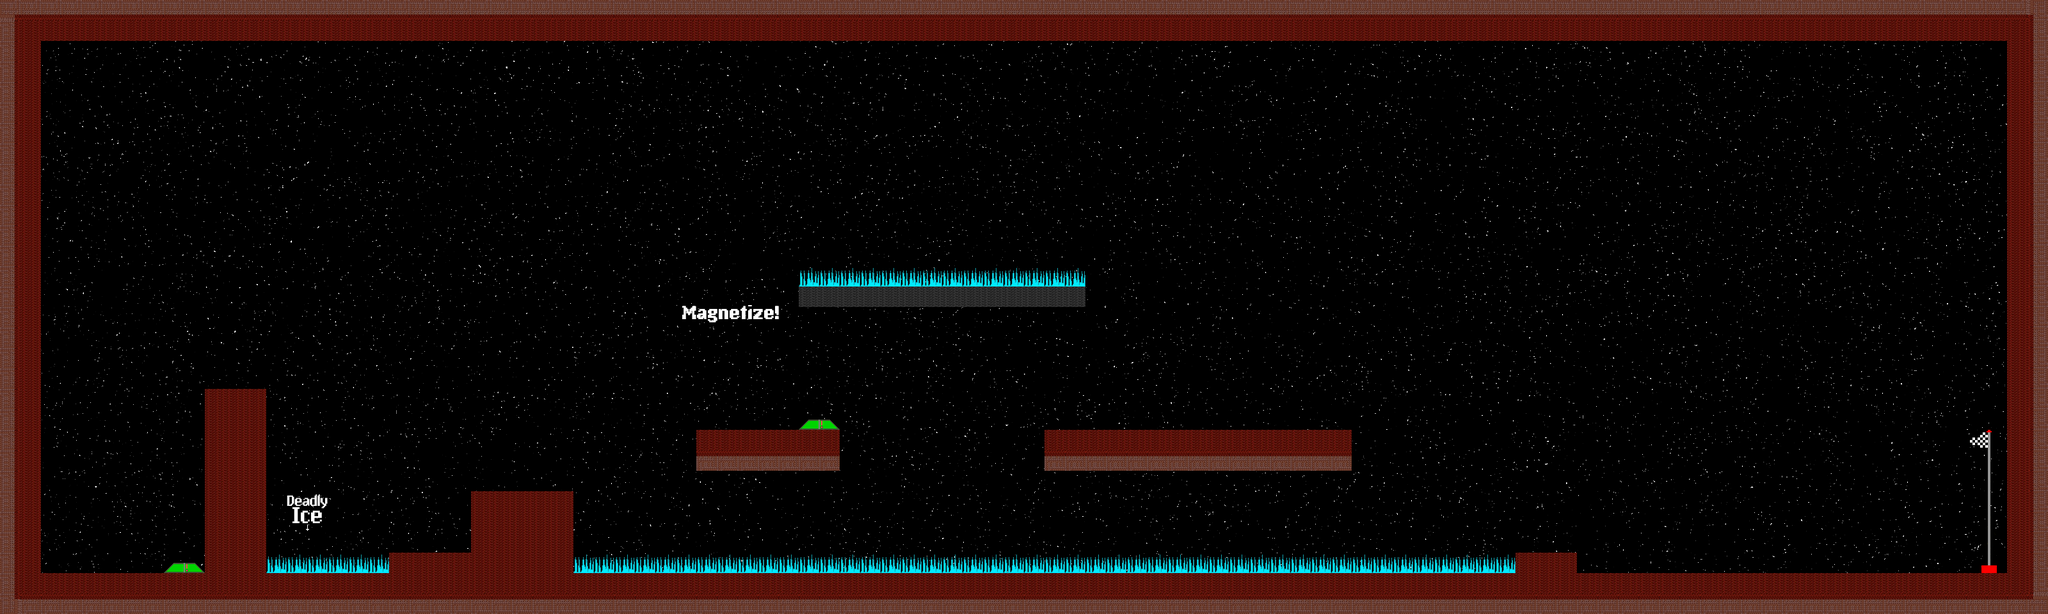

The image is a tile-based game level rendered from a .tmx file. Its description and source (layers, tilesets, objects; grid data summarised) follow:
An orthogonal 100x30 tile map with 32x32 px tiles, 2 tile layers (Background, Kachelebene 1), 9 tilesets.

<map version="1.0" orientation="orthogonal" width="100" height="30" tilewidth="32" tileheight="32">
 <tileset firstgid="1" name="IceTip" tilewidth="128" tileheight="64">
  <image source="../assets/IceTip.png" trans="000000" width="128" height="64" />
 </tileset>
 <tileset firstgid="2" name="Eis" tilewidth="32" tileheight="32">
  <image source="../assets/eis.png" trans="ffffff" width="128" height="32" />
  <tile id="0">
   <properties>
    <property name="type" value="IceOb" />
   </properties>
  </tile>
  <tile id="1">
   <properties>
    <property name="type" value="IceRe" />
   </properties>
  </tile>
  <tile id="2">
   <properties>
    <property name="type" value="IceUnt" />
   </properties>
  </tile>
  <tile id="3">
   <properties>
    <property name="type" value="IceLi" />
   </properties>
  </tile>
 </tileset>
 <tileset firstgid="6" name="MarsoberF" tilewidth="32" tileheight="32">
  <image source="../assets/MarsoberF/MarsoberF.png" width="32" height="32" />
  <tile id="0">
   <properties>
    <property name="type" value="marsObfSolid" />
   </properties>
  </tile>
 </tileset>
 <tileset firstgid="7" name="MarsunterF_n" tilewidth="32" tileheight="32">
  <image source="../assets/MarsoberF/MarsunterF_n.png" width="160" height="64" />
  <tile id="0">
   <properties>
    <property name="type" value="marsObSolid" />
   </properties>
  </tile>
  <tile id="1">
   <properties>
    <property name="type" value="marsReSolid" />
   </properties>
  </tile>
  <tile id="2">
   <properties>
    <property name="type" value="marsUntSolid" />
   </properties>
  </tile>
  <tile id="3">
   <properties>
    <property name="tpye" value="marsLiSolid" />
   </properties>
  </tile>
  <tile id="4">
   <properties>
    <property name="type" value="marsLiUSolid" />
   </properties>
  </tile>
  <tile id="5">
   <properties>
    <property name="type" value="marsLiObSolid" />
   </properties>
  </tile>
  <tile id="6">
   <properties>
    <property name="type" value="marsReObSolid" />
   </properties>
  </tile>
  <tile id="7">
   <properties>
    <property name="type" value="marsReUSolid" />
   </properties>
  </tile>
  <tile id="8">
   <properties>
    <property name="type" value="marsUntfSolid" />
   </properties>
  </tile>
 </tileset>
 <tileset firstgid="17" name="jumpplatform" tilewidth="64" tileheight="16">
  <image source="../assets/jumpplatform.png" trans="ffffff" width="64" height="16" />
  <tile id="0">
   <properties>
    <property name="type" value="platformSpeedy" />
   </properties>
  </tile>
 </tileset>
 <tileset firstgid="18" name="endflag" tilewidth="48" tileheight="229">
  <image source="../assets/endflag.png" width="48" height="229" />
  <tile id="0">
   <properties>
    <property name="type" value="instruction1" />
   </properties>
  </tile>
 </tileset>
 <tileset firstgid="19" name="MarsoberFmag" tilewidth="32" tileheight="32">
  <image source="../assets/MarsoberF/MarsoberFmag.png" width="32" height="32" />
  <tile id="0">
   <properties>
    <property name="type" value="marsMag" />
   </properties>
  </tile>
 </tileset>
 <tileset firstgid="20" name="stars" tilewidth="3584" tileheight="1760">
  <image source="../assets/stars.png" width="3584" height="1760" />
 </tileset>
 <tileset firstgid="21" name="magnetize_tip" tilewidth="170" tileheight="38">
  <image source="../assets/magnetize_tip.png" trans="000000" width="170" height="38" />
 </tileset>
 <layer name="Background" width="100" height="30">
  <data>[3000 cells, 1 non-empty, 1 distinct tile ids]</data>
 </layer>
 <layer name="Kachelebene 1" width="100" height="30">
  <data>[3000 cells, 687 non-empty, 15 distinct tile ids]</data>
 </layer>
</map>
